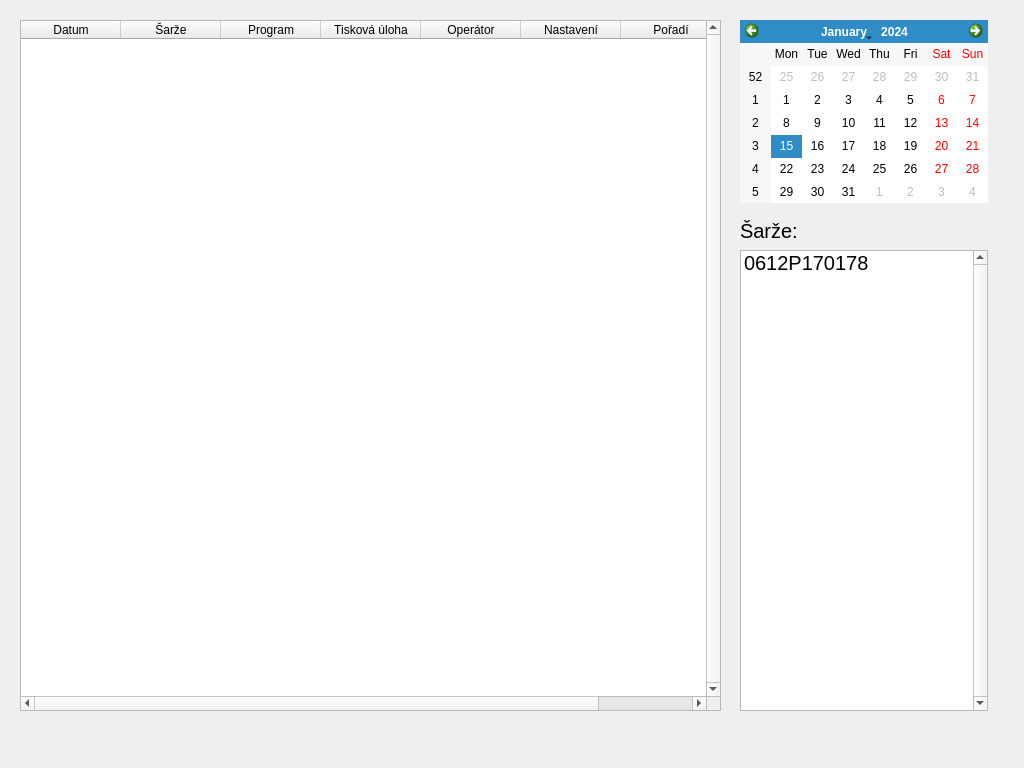
<?xml version="1.0" encoding="UTF-8"?>
<ui version="4.0">
 <class>ReportView</class>
 <widget class="QWidget" name="ReportView">
  <property name="geometry">
   <rect>
    <x>0</x>
    <y>0</y>
    <width>1024</width>
    <height>768</height>
   </rect>
  </property>
  <property name="windowTitle">
   <string>Form</string>
  </property>
  <widget class="QCalendarWidget" name="calendarWidget">
   <property name="geometry">
    <rect>
     <x>740</x>
     <y>20</y>
     <width>248</width>
     <height>183</height>
    </rect>
   </property>
   <property name="font">
    <font>
     <pointsize>9</pointsize>
    </font>
   </property>
  </widget>
  <widget class="QListWidget" name="listWidget">
   <property name="geometry">
    <rect>
     <x>740</x>
     <y>250</y>
     <width>248</width>
     <height>461</height>
    </rect>
   </property>
   <property name="verticalScrollBarPolicy">
    <enum>Qt::ScrollBarAlwaysOn</enum>
   </property>
   <item>
    <property name="text">
     <string>0612P170178</string>
    </property>
    <property name="font">
     <font>
      <pointsize>15</pointsize>
     </font>
    </property>
   </item>
  </widget>
  <widget class="QTableWidget" name="tableWidget">
   <property name="geometry">
    <rect>
     <x>20</x>
     <y>20</y>
     <width>701</width>
     <height>691</height>
    </rect>
   </property>
   <property name="verticalScrollBarPolicy">
    <enum>Qt::ScrollBarAlwaysOn</enum>
   </property>
   <property name="horizontalScrollBarPolicy">
    <enum>Qt::ScrollBarAsNeeded</enum>
   </property>
   <property name="selectionMode">
    <enum>QAbstractItemView::NoSelection</enum>
   </property>
   <property name="selectionBehavior">
    <enum>QAbstractItemView::SelectRows</enum>
   </property>
   <column>
    <property name="text">
     <string>Datum</string>
    </property>
   </column>
   <column>
    <property name="text">
     <string>Šarže</string>
    </property>
   </column>
   <column>
    <property name="text">
     <string>Program</string>
    </property>
   </column>
   <column>
    <property name="text">
     <string>Tisková úloha</string>
    </property>
   </column>
   <column>
    <property name="text">
     <string>Operátor</string>
    </property>
   </column>
   <column>
    <property name="text">
     <string>Nastavení</string>
    </property>
   </column>
   <column>
    <property name="text">
     <string>Pořadí</string>
    </property>
   </column>
  </widget>
  <widget class="QLabel" name="label">
   <property name="geometry">
    <rect>
     <x>740</x>
     <y>220</y>
     <width>61</width>
     <height>21</height>
    </rect>
   </property>
   <property name="font">
    <font>
     <pointsize>15</pointsize>
    </font>
   </property>
   <property name="text">
    <string>Šarže:</string>
   </property>
  </widget>
 </widget>
 <resources/>
 <connections/>
</ui>
